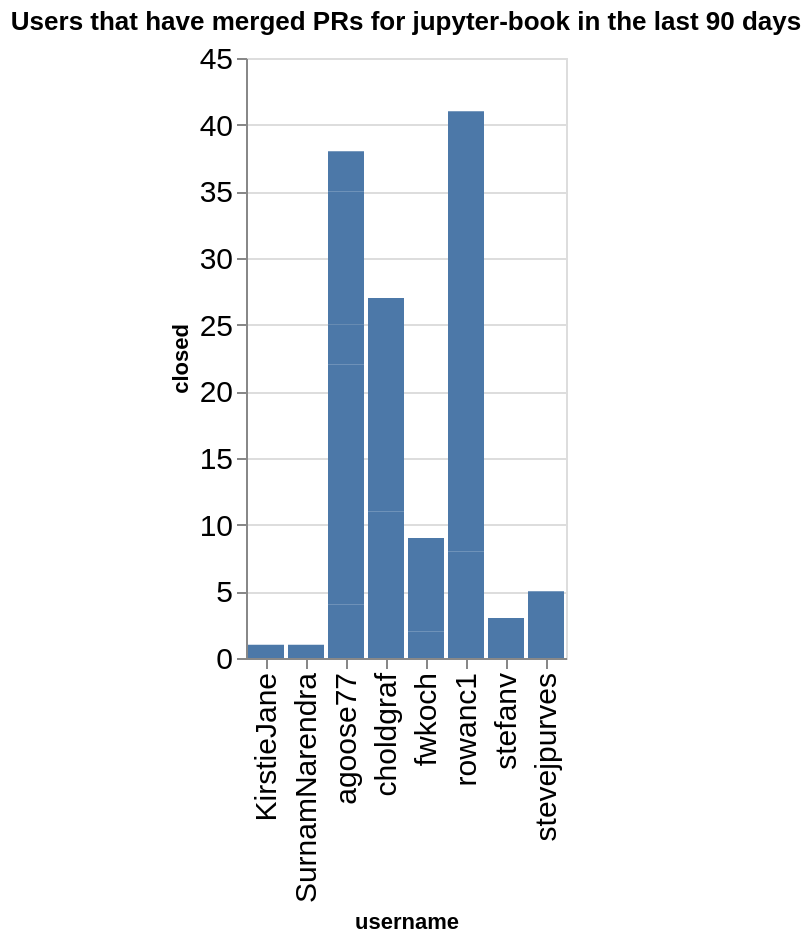

Here is the notebook cell this chart was saved with:
### Code cell
charts = []
title = f"Users that have merged PRs for {github_org} in the last {n_days} days"
ch = alt.Chart(data=closed_by_repo.replace(np.nan, 0), title=title).mark_bar().encode(
    x='username',
    y='closed',
)
ch

### Figure 1 — Vega-Lite specification as saved in the notebook (floating-point values rounded to 4 significant figures)
{"config": {"axisLeft": {"labelFontSize": 15}, "axisBottom": {"labelFontSize": 15}}, "data": {"name": "data-cc27edfc1e0dd2c363633e9a695dd3f4"}, "mark": {"type": "bar"}, "encoding": {"x": {"field": "username", "type": "nominal"}, "y": {"field": "closed", "type": "quantitative"}}, "title": "Users that have merged PRs for jupyter-book in the last 90 days", "$schema": "https://vega.github.io/schema/vega-lite/v5.20.1.json", "datasets": {"data-cc27edfc1e0dd2c363633e9a695dd3f4": [{"name": "blog", "username": "agoose77", "closed": 3}, {"name": "blog", "username": "choldgraf", "closed": 3}, {"name": "example-landing-pages", "username": "agoose77", "closed": 1}, {"name": "example-outputs", "username": "stevejpurves", "closed": 3}, {"name": "jupyter-book", "username": "KirstieJane", "closed": 1}, {"name": "jupyter-book", "username": "SurnamNarendra", "closed": 1}, {"name": "jupyter-book", "username": "agoose77", "closed": 17}, {"name": "jupyter-book", "username": "choldgraf", "closed": 8}, {"name": "jupyterlab-myst", "username": "agoose77", "closed": 1}, {"name": "myst-theme", "username": "agoose77", "closed": 3}, {"name": "myst-theme", "username": "choldgraf", "closed": 4}, {"name": "myst-theme", "username": "fwkoch", "closed": 2}, {"name": "myst-theme", "username": "rowanc1", "closed": 8}, {"name": "myst-theme", "username": "stevejpurves", "closed": 2}, {"name": "mystmd", "username": "agoose77", "closed": 10}, {"name": "mystmd", "username": "choldgraf", "closed": 12}, {"name": "mystmd", "username": "fwkoch", "closed": 7}, {"name": "mystmd", "username": "rowanc1", "closed": 33}, {"name": "mystmd", "username": "stefanv", "closed": 3}, {"name": "team-compass", "username": "agoose77", "closed": 3}]}}
